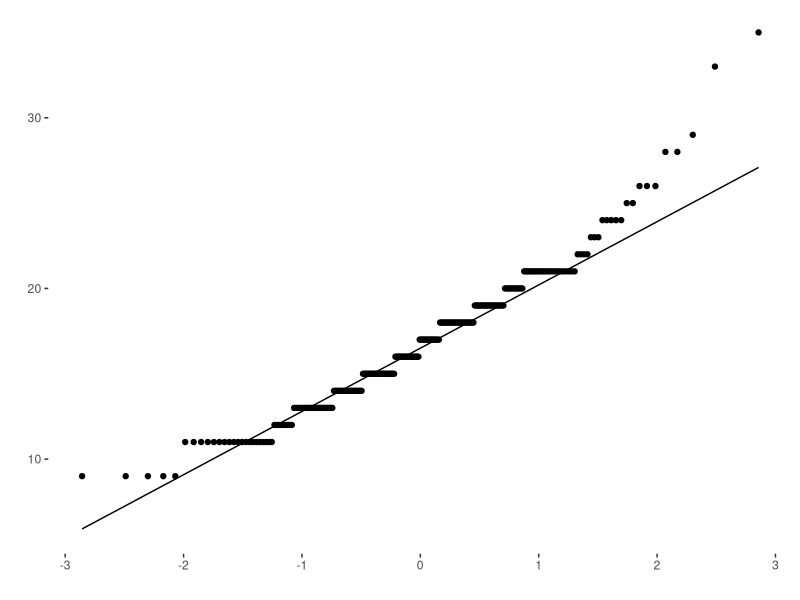
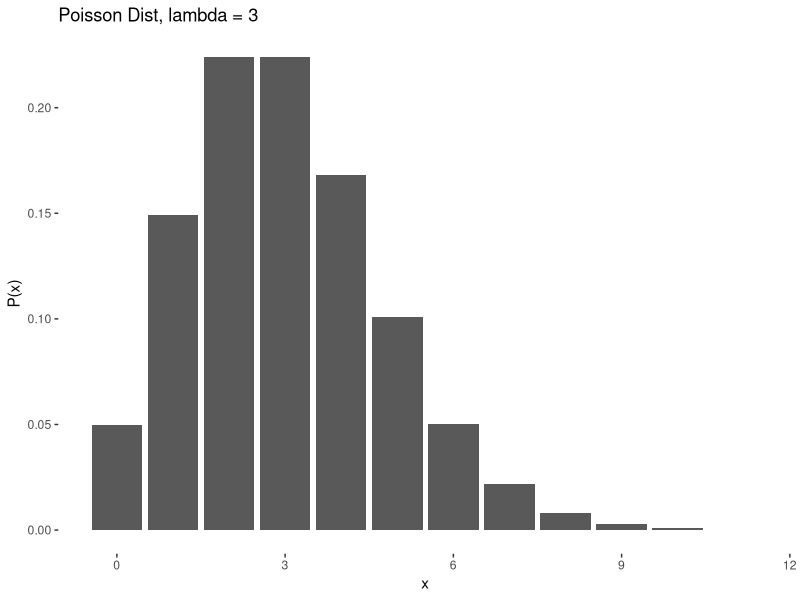
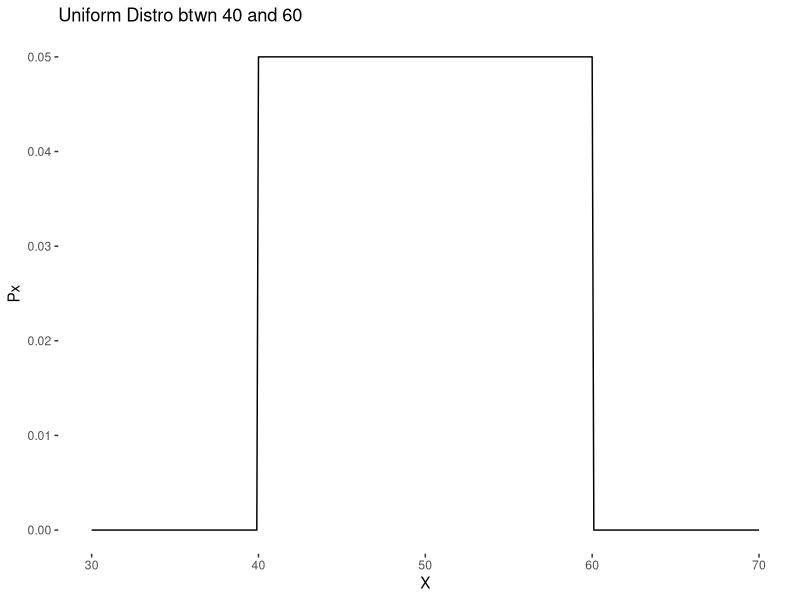

Generate these figures, in order, with R:
## ---- chunk 1
###########################################################################
################# DON'T DELETE THIS PART!!!!!##############################
###########################################################################
                                                                          #
knitr::opts_chunk$set(echo = TRUE, message = FALSE, warning = FALSE)      #
                                                                          #
library(tidyverse)           #The tidyverse has all of our data tools     #
library(ggthemes)            #ggthemes makes our graphs look nicer        #
                                                                          # 
theme_set(                                #this sets the theme for all    #
  theme_tufte() +                         #plots that we make             #
  theme(text=element_text(family="sans"))                                 #
  )                                                                       #
                                                                          #
                                                                          #
                                                                          #
### Below is where you read and store your data.                          #
                                                                          #
youShouldRenameThis <- read_csv("death penalty data.csv")
                                                                          #
                                                                          #
                                                                          #
############# ^ ################################# ^ #######################
############# | ## DON'T DELETE THIS PART!!!!!### | #######################
############# | ################################# | #######################
## ---- chunk 2

qplot(data=mpg, sample=cty, geom="qq")+geom_qq_line()

## ---- chunk 3
qplot(0:11, dpois(0:11, 3), geom="col", xlab = "x", ylab = "P(x)", main="Poisson Dist, lambda = 3")
## ---- chunk 4
X = seq(30, 70, .1)            # make a sequence of x vals for the distro
Px = dunif(X, 40, 60)          # get the value of the pdf at those points

qplot(X, Px, geom="line", main = "Uniform Distro btwn 40 and 60")
